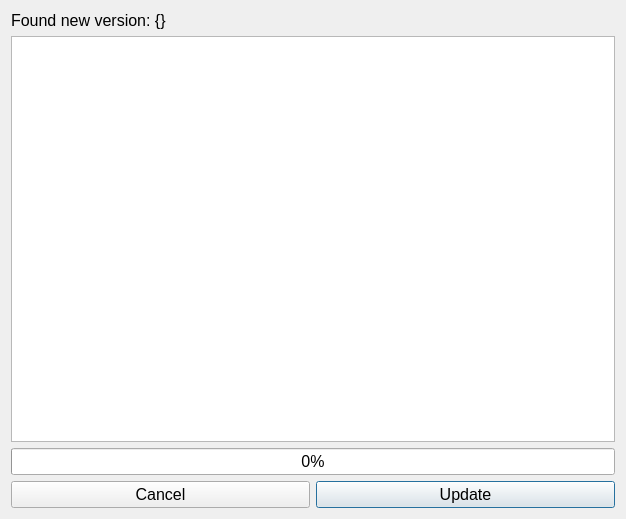
<?xml version="1.0" encoding="UTF-8"?>
<ui version="4.0">
 <class>UpdateWidget</class>
 <widget class="QWidget" name="UpdateWidget">
  <property name="geometry">
   <rect>
    <x>0</x>
    <y>0</y>
    <width>626</width>
    <height>519</height>
   </rect>
  </property>
  <property name="font">
   <font>
    <pointsize>12</pointsize>
   </font>
  </property>
  <property name="windowTitle">
   <string>Updater</string>
  </property>
  <layout class="QVBoxLayout" name="verticalLayout">
   <item>
    <widget class="QLabel" name="label">
     <property name="text">
      <string>Found new version: {}</string>
     </property>
    </widget>
   </item>
   <item>
    <widget class="QTextBrowser" name="textBrowser"/>
   </item>
   <item>
    <widget class="QProgressBar" name="progressBar">
     <property name="value">
      <number>0</number>
     </property>
    </widget>
   </item>
   <item>
    <layout class="QHBoxLayout" name="horizontalLayout">
     <item>
      <widget class="QPushButton" name="cancel_btn">
       <property name="locale">
        <locale language="English" country="UnitedStates"/>
       </property>
       <property name="text">
        <string>Cancel</string>
       </property>
      </widget>
     </item>
     <item>
      <widget class="QPushButton" name="update_btn">
       <property name="locale">
        <locale language="English" country="UnitedStates"/>
       </property>
       <property name="text">
        <string>Update</string>
       </property>
       <property name="default">
        <bool>true</bool>
       </property>
      </widget>
     </item>
    </layout>
   </item>
  </layout>
 </widget>
 <resources/>
 <connections/>
</ui>
